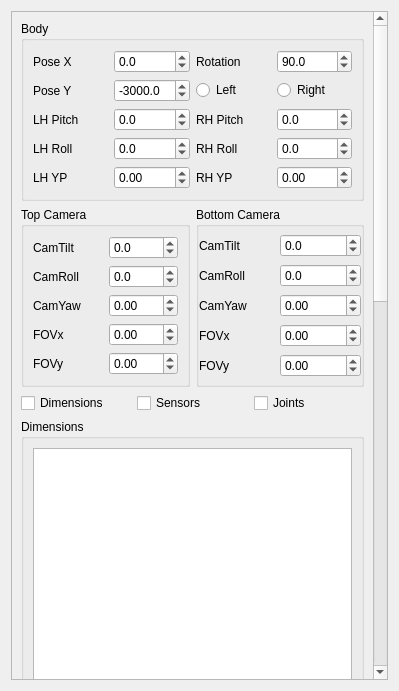
<?xml version="1.0" encoding="UTF-8"?>
<ui version="4.0">
 <class>UTExtrinsicCalibrationWidget</class>
 <widget class="QWidget" name="UTExtrinsicCalibrationWidget">
  <property name="geometry">
   <rect>
    <x>0</x>
    <y>0</y>
    <width>399</width>
    <height>691</height>
   </rect>
  </property>
  <property name="windowTitle">
   <string>ExtrinsicCalibrationWidget</string>
  </property>
  <layout class="QGridLayout" name="gridLayout_5">
   <item row="0" column="0">
    <widget class="QScrollArea" name="scrollArea">
     <property name="horizontalScrollBarPolicy">
      <enum>Qt::ScrollBarAlwaysOff</enum>
     </property>
     <property name="widgetResizable">
      <bool>true</bool>
     </property>
     <widget class="QWidget" name="scrollAreaWidgetContents">
      <property name="geometry">
       <rect>
        <x>0</x>
        <y>-937</y>
        <width>363</width>
        <height>1608</height>
       </rect>
      </property>
      <layout class="QGridLayout" name="gridLayout_6">
       <item row="7" column="0" colspan="2">
        <widget class="QGroupBox" name="jointBox">
         <property name="minimumSize">
          <size>
           <width>0</width>
           <height>300</height>
          </size>
         </property>
         <property name="title">
          <string>Joints</string>
         </property>
         <layout class="QGridLayout" name="gridLayout_9">
          <item row="0" column="0">
           <widget class="QListWidget" name="jointList"/>
          </item>
         </layout>
        </widget>
       </item>
       <item row="0" column="0" colspan="2">
        <widget class="QGroupBox" name="groupBox_2">
         <property name="title">
          <string>Body</string>
         </property>
         <property name="border" stdset="0">
          <string>1px solid #000</string>
         </property>
         <layout class="QGridLayout" name="gridLayout_3">
          <item row="0" column="3">
           <widget class="QDoubleSpinBox" name="poseTheta">
            <property name="decimals">
             <number>1</number>
            </property>
            <property name="minimum">
             <double>-180.000000000000000</double>
            </property>
            <property name="maximum">
             <double>180.000000000000000</double>
            </property>
            <property name="singleStep">
             <double>1.000000000000000</double>
            </property>
            <property name="value">
             <double>90.000000000000000</double>
            </property>
           </widget>
          </item>
          <item row="0" column="2">
           <widget class="QLabel" name="label_5">
            <property name="text">
             <string>Rotation</string>
            </property>
           </widget>
          </item>
          <item row="1" column="1">
           <widget class="QDoubleSpinBox" name="poseY">
            <property name="decimals">
             <number>1</number>
            </property>
            <property name="minimum">
             <double>-3300.000000000000000</double>
            </property>
            <property name="maximum">
             <double>3300.000000000000000</double>
            </property>
            <property name="singleStep">
             <double>10.000000000000000</double>
            </property>
            <property name="value">
             <double>-3000.000000000000000</double>
            </property>
           </widget>
          </item>
          <item row="0" column="1">
           <widget class="QDoubleSpinBox" name="poseX">
            <property name="decimals">
             <number>1</number>
            </property>
            <property name="minimum">
             <double>-5000.000000000000000</double>
            </property>
            <property name="maximum">
             <double>5000.000000000000000</double>
            </property>
            <property name="singleStep">
             <double>10.000000000000000</double>
            </property>
            <property name="value">
             <double>0.000000000000000</double>
            </property>
           </widget>
          </item>
          <item row="0" column="0">
           <widget class="QLabel" name="label">
            <property name="text">
             <string>Pose X</string>
            </property>
           </widget>
          </item>
          <item row="1" column="3">
           <widget class="QRadioButton" name="rdoRight">
            <property name="text">
             <string>Right</string>
            </property>
           </widget>
          </item>
          <item row="1" column="2">
           <widget class="QRadioButton" name="rdoLeft">
            <property name="text">
             <string>Left</string>
            </property>
            <property name="checked">
             <bool>false</bool>
            </property>
           </widget>
          </item>
          <item row="1" column="0">
           <widget class="QLabel" name="label_2">
            <property name="text">
             <string>Pose Y</string>
            </property>
           </widget>
          </item>
          <item row="3" column="0">
           <widget class="QLabel" name="label_8">
            <property name="text">
             <string>LH Pitch</string>
            </property>
           </widget>
          </item>
          <item row="4" column="0">
           <widget class="QLabel" name="label_9">
            <property name="text">
             <string>LH Roll</string>
            </property>
           </widget>
          </item>
          <item row="7" column="0">
           <widget class="QLabel" name="label_10">
            <property name="text">
             <string>LH YP</string>
            </property>
           </widget>
          </item>
          <item row="7" column="1">
           <widget class="QDoubleSpinBox" name="lhYP">
            <property name="minimum">
             <double>-100.000000000000000</double>
            </property>
            <property name="maximum">
             <double>100.000000000000000</double>
            </property>
            <property name="singleStep">
             <double>0.100000000000000</double>
            </property>
           </widget>
          </item>
          <item row="4" column="1">
           <widget class="QDoubleSpinBox" name="lhRoll">
            <property name="decimals">
             <number>1</number>
            </property>
            <property name="minimum">
             <double>-100.000000000000000</double>
            </property>
            <property name="maximum">
             <double>100.000000000000000</double>
            </property>
            <property name="singleStep">
             <double>0.100000000000000</double>
            </property>
           </widget>
          </item>
          <item row="3" column="1">
           <widget class="QDoubleSpinBox" name="lhPitch">
            <property name="decimals">
             <number>1</number>
            </property>
            <property name="minimum">
             <double>-100.000000000000000</double>
            </property>
            <property name="maximum">
             <double>100.000000000000000</double>
            </property>
            <property name="singleStep">
             <double>0.100000000000000</double>
            </property>
           </widget>
          </item>
          <item row="7" column="3">
           <widget class="QDoubleSpinBox" name="rhYP">
            <property name="minimum">
             <double>-100.000000000000000</double>
            </property>
            <property name="maximum">
             <double>100.000000000000000</double>
            </property>
            <property name="singleStep">
             <double>0.100000000000000</double>
            </property>
           </widget>
          </item>
          <item row="3" column="3">
           <widget class="QDoubleSpinBox" name="rhPitch">
            <property name="decimals">
             <number>1</number>
            </property>
            <property name="minimum">
             <double>-100.000000000000000</double>
            </property>
            <property name="maximum">
             <double>100.000000000000000</double>
            </property>
            <property name="singleStep">
             <double>0.100000000000000</double>
            </property>
           </widget>
          </item>
          <item row="7" column="2">
           <widget class="QLabel" name="label_11">
            <property name="text">
             <string>RH YP</string>
            </property>
           </widget>
          </item>
          <item row="4" column="3">
           <widget class="QDoubleSpinBox" name="rhRoll">
            <property name="decimals">
             <number>1</number>
            </property>
            <property name="minimum">
             <double>-100.000000000000000</double>
            </property>
            <property name="maximum">
             <double>100.000000000000000</double>
            </property>
            <property name="singleStep">
             <double>0.100000000000000</double>
            </property>
           </widget>
          </item>
          <item row="4" column="2">
           <widget class="QLabel" name="label_7">
            <property name="text">
             <string>RH Roll</string>
            </property>
           </widget>
          </item>
          <item row="3" column="2">
           <widget class="QLabel" name="label_6">
            <property name="text">
             <string>RH Pitch</string>
            </property>
           </widget>
          </item>
         </layout>
        </widget>
       </item>
       <item row="9" column="0" colspan="2">
        <layout class="QGridLayout" name="gridLayout_7" rowstretch="0,0,1,0,0,0,0,0,0,0,0,0,0">
         <property name="horizontalSpacing">
          <number>40</number>
         </property>
         <property name="verticalSpacing">
          <number>0</number>
         </property>
         <item row="10" column="1">
          <widget class="QPushButton" name="getButton">
           <property name="maximumSize">
            <size>
             <width>125</width>
             <height>25</height>
            </size>
           </property>
           <property name="text">
            <string>Reload</string>
           </property>
          </widget>
         </item>
         <item row="8" column="1">
          <widget class="QPushButton" name="clearButton">
           <property name="maximumSize">
            <size>
             <width>125</width>
             <height>25</height>
            </size>
           </property>
           <property name="text">
            <string>Clear</string>
           </property>
          </widget>
         </item>
         <item row="10" column="2">
          <widget class="QPushButton" name="saveAsButton">
           <property name="maximumSize">
            <size>
             <width>125</width>
             <height>25</height>
            </size>
           </property>
           <property name="text">
            <string>Save As...</string>
           </property>
          </widget>
         </item>
         <item row="12" column="2">
          <widget class="QPushButton" name="resetButton">
           <property name="maximumSize">
            <size>
             <width>125</width>
             <height>25</height>
            </size>
           </property>
           <property name="text">
            <string>Reset</string>
           </property>
          </widget>
         </item>
         <item row="7" column="1">
          <widget class="QPushButton" name="optimizeButton">
           <property name="sizePolicy">
            <sizepolicy hsizetype="Minimum" vsizetype="Fixed">
             <horstretch>1</horstretch>
             <verstretch>0</verstretch>
            </sizepolicy>
           </property>
           <property name="maximumSize">
            <size>
             <width>125</width>
             <height>16777215</height>
            </size>
           </property>
           <property name="text">
            <string>Optimize</string>
           </property>
          </widget>
         </item>
         <item row="12" column="1">
          <widget class="QPushButton" name="loadButton">
           <property name="maximumSize">
            <size>
             <width>125</width>
             <height>25</height>
            </size>
           </property>
           <property name="text">
            <string>Load</string>
           </property>
          </widget>
         </item>
         <item row="4" column="2">
          <layout class="QHBoxLayout" name="horizontalLayout">
           <item>
            <widget class="QLabel" name="label_3">
             <property name="font">
              <font>
               <weight>75</weight>
               <bold>true</bold>
              </font>
             </property>
             <property name="text">
              <string>Error:</string>
             </property>
             <property name="margin">
              <number>0</number>
             </property>
            </widget>
           </item>
           <item>
            <widget class="QDoubleSpinBox" name="error">
             <property name="decimals">
              <number>2</number>
             </property>
            </widget>
           </item>
          </layout>
         </item>
         <item row="4" column="1">
          <layout class="QHBoxLayout" name="horizontalLayout_2">
           <item>
            <widget class="QLabel" name="label_4">
             <property name="font">
              <font>
               <weight>75</weight>
               <bold>true</bold>
              </font>
             </property>
             <property name="text">
              <string>Iters:</string>
             </property>
             <property name="margin">
              <number>2</number>
             </property>
            </widget>
           </item>
           <item>
            <widget class="QSpinBox" name="iterations">
             <property name="maximum">
              <number>10000</number>
             </property>
             <property name="value">
              <number>100</number>
             </property>
            </widget>
           </item>
          </layout>
         </item>
         <item row="8" column="2">
          <widget class="QPushButton" name="saveButton">
           <property name="maximumSize">
            <size>
             <width>125</width>
             <height>25</height>
            </size>
           </property>
           <property name="text">
            <string>Save</string>
           </property>
          </widget>
         </item>
         <item row="7" column="2">
          <widget class="QPushButton" name="updateButton">
           <property name="maximumSize">
            <size>
             <width>125</width>
             <height>25</height>
            </size>
           </property>
           <property name="text">
            <string>Update Robot</string>
           </property>
          </widget>
         </item>
        </layout>
       </item>
       <item row="8" column="0" colspan="2">
        <widget class="QGroupBox" name="groupBox_3">
         <property name="title">
          <string>Samples</string>
         </property>
         <layout class="QGridLayout" name="gridLayout_4">
          <property name="leftMargin">
           <number>0</number>
          </property>
          <property name="topMargin">
           <number>5</number>
          </property>
          <property name="rightMargin">
           <number>8</number>
          </property>
          <property name="bottomMargin">
           <number>0</number>
          </property>
          <property name="spacing">
           <number>0</number>
          </property>
          <item row="1" column="0">
           <widget class="QListWidget" name="samplesList"/>
          </item>
         </layout>
        </widget>
       </item>
       <item row="1" column="1">
        <widget class="QGroupBox" name="groupBox">
         <property name="title">
          <string>Bottom Camera</string>
         </property>
         <property name="border" stdset="0">
          <string>1px solid #000</string>
         </property>
         <layout class="QGridLayout" name="gridLayout_2">
          <property name="margin">
           <number>0</number>
          </property>
          <property name="spacing">
           <number>0</number>
          </property>
          <item row="2" column="1">
           <widget class="QDoubleSpinBox" name="bottomYaw">
            <property name="minimum">
             <double>-30.000000000000000</double>
            </property>
            <property name="maximum">
             <double>30.000000000000000</double>
            </property>
            <property name="singleStep">
             <double>0.100000000000000</double>
            </property>
           </widget>
          </item>
          <item row="3" column="0">
           <widget class="QLabel" name="label_15">
            <property name="text">
             <string>FOVx</string>
            </property>
           </widget>
          </item>
          <item row="2" column="0">
           <widget class="QLabel" name="label_17">
            <property name="text">
             <string>CamYaw</string>
            </property>
           </widget>
          </item>
          <item row="0" column="1">
           <widget class="QDoubleSpinBox" name="bottomTilt">
            <property name="decimals">
             <number>1</number>
            </property>
            <property name="minimum">
             <double>-10.000000000000000</double>
            </property>
            <property name="maximum">
             <double>10.000000000000000</double>
            </property>
            <property name="singleStep">
             <double>0.100000000000000</double>
            </property>
            <property name="value">
             <double>0.000000000000000</double>
            </property>
           </widget>
          </item>
          <item row="0" column="0">
           <widget class="QLabel" name="botCamTiltLabel">
            <property name="text">
             <string>CamTilt</string>
            </property>
           </widget>
          </item>
          <item row="3" column="1">
           <widget class="QDoubleSpinBox" name="bottomFOVx">
            <property name="minimum">
             <double>-10.000000000000000</double>
            </property>
            <property name="maximum">
             <double>10.000000000000000</double>
            </property>
            <property name="singleStep">
             <double>0.100000000000000</double>
            </property>
            <property name="value">
             <double>0.000000000000000</double>
            </property>
           </widget>
          </item>
          <item row="4" column="0">
           <widget class="QLabel" name="label_16">
            <property name="text">
             <string>FOVy</string>
            </property>
           </widget>
          </item>
          <item row="4" column="1">
           <widget class="QDoubleSpinBox" name="bottomFOVy">
            <property name="minimum">
             <double>-10.000000000000000</double>
            </property>
            <property name="maximum">
             <double>10.000000000000000</double>
            </property>
            <property name="singleStep">
             <double>0.100000000000000</double>
            </property>
            <property name="value">
             <double>0.000000000000000</double>
            </property>
           </widget>
          </item>
          <item row="1" column="0">
           <widget class="QLabel" name="botCamRollLabel">
            <property name="text">
             <string>CamRoll</string>
            </property>
           </widget>
          </item>
          <item row="1" column="1">
           <widget class="QDoubleSpinBox" name="bottomRoll">
            <property name="decimals">
             <number>1</number>
            </property>
            <property name="minimum">
             <double>-90.000000000000000</double>
            </property>
            <property name="maximum">
             <double>90.000000000000000</double>
            </property>
            <property name="singleStep">
             <double>0.100000000000000</double>
            </property>
            <property name="value">
             <double>0.000000000000000</double>
            </property>
           </widget>
          </item>
         </layout>
        </widget>
       </item>
       <item row="1" column="0">
        <widget class="QGroupBox" name="groupBox_6">
         <property name="title">
          <string>Top Camera</string>
         </property>
         <layout class="QGridLayout" name="gridLayout">
          <item row="0" column="0">
           <widget class="QLabel" name="topCamTiltLabel">
            <property name="text">
             <string>CamTilt</string>
            </property>
           </widget>
          </item>
          <item row="0" column="1">
           <widget class="QDoubleSpinBox" name="topTilt">
            <property name="decimals">
             <number>1</number>
            </property>
            <property name="minimum">
             <double>-90.000000000000000</double>
            </property>
            <property name="maximum">
             <double>90.000000000000000</double>
            </property>
            <property name="singleStep">
             <double>0.100000000000000</double>
            </property>
            <property name="value">
             <double>0.000000000000000</double>
            </property>
           </widget>
          </item>
          <item row="1" column="0">
           <widget class="QLabel" name="topCamRollLabel">
            <property name="text">
             <string>CamRoll</string>
            </property>
           </widget>
          </item>
          <item row="1" column="1">
           <widget class="QDoubleSpinBox" name="topRoll">
            <property name="decimals">
             <number>1</number>
            </property>
            <property name="minimum">
             <double>-90.000000000000000</double>
            </property>
            <property name="maximum">
             <double>90.000000000000000</double>
            </property>
            <property name="singleStep">
             <double>0.100000000000000</double>
            </property>
            <property name="value">
             <double>0.000000000000000</double>
            </property>
           </widget>
          </item>
          <item row="2" column="0">
           <widget class="QLabel" name="label_12">
            <property name="text">
             <string>CamYaw</string>
            </property>
           </widget>
          </item>
          <item row="2" column="1">
           <widget class="QDoubleSpinBox" name="topYaw">
            <property name="minimum">
             <double>-30.000000000000000</double>
            </property>
            <property name="maximum">
             <double>30.000000000000000</double>
            </property>
            <property name="singleStep">
             <double>0.100000000000000</double>
            </property>
           </widget>
          </item>
          <item row="3" column="0">
           <widget class="QLabel" name="label_13">
            <property name="text">
             <string>FOVx</string>
            </property>
           </widget>
          </item>
          <item row="3" column="1">
           <widget class="QDoubleSpinBox" name="topFOVx">
            <property name="minimum">
             <double>-10.000000000000000</double>
            </property>
            <property name="maximum">
             <double>10.000000000000000</double>
            </property>
            <property name="singleStep">
             <double>0.100000000000000</double>
            </property>
            <property name="value">
             <double>0.000000000000000</double>
            </property>
           </widget>
          </item>
          <item row="4" column="0">
           <widget class="QLabel" name="label_14">
            <property name="text">
             <string>FOVy</string>
            </property>
           </widget>
          </item>
          <item row="4" column="1">
           <widget class="QDoubleSpinBox" name="topFOVy">
            <property name="minimum">
             <double>-10.000000000000000</double>
            </property>
            <property name="maximum">
             <double>10.000000000000000</double>
            </property>
            <property name="singleStep">
             <double>0.100000000000000</double>
            </property>
            <property name="value">
             <double>0.000000000000000</double>
            </property>
           </widget>
          </item>
         </layout>
        </widget>
       </item>
       <item row="5" column="0" colspan="2">
        <widget class="QGroupBox" name="dimensionBox">
         <property name="minimumSize">
          <size>
           <width>0</width>
           <height>300</height>
          </size>
         </property>
         <property name="title">
          <string>Dimensions</string>
         </property>
         <layout class="QGridLayout" name="gridLayout_10">
          <item row="0" column="0">
           <widget class="QListWidget" name="dimensionList"/>
          </item>
         </layout>
        </widget>
       </item>
       <item row="6" column="0" colspan="2">
        <widget class="QGroupBox" name="sensorBox">
         <property name="minimumSize">
          <size>
           <width>0</width>
           <height>300</height>
          </size>
         </property>
         <property name="title">
          <string>Sensors</string>
         </property>
         <layout class="QGridLayout" name="gridLayout_8">
          <item row="0" column="0">
           <widget class="QListWidget" name="sensorList"/>
          </item>
         </layout>
        </widget>
       </item>
       <item row="2" column="0" colspan="2">
        <layout class="QHBoxLayout" name="horizontalLayout_4">
         <property name="topMargin">
          <number>0</number>
         </property>
         <item>
          <widget class="QCheckBox" name="dimensionCheck">
           <property name="text">
            <string>Dimensions</string>
           </property>
          </widget>
         </item>
         <item>
          <widget class="QCheckBox" name="sensorCheck">
           <property name="text">
            <string>Sensors</string>
           </property>
          </widget>
         </item>
         <item>
          <widget class="QCheckBox" name="jointCheck">
           <property name="text">
            <string>Joints</string>
           </property>
          </widget>
         </item>
        </layout>
       </item>
      </layout>
     </widget>
    </widget>
   </item>
  </layout>
 </widget>
 <tabstops>
  <tabstop>poseX</tabstop>
  <tabstop>poseTheta</tabstop>
  <tabstop>poseY</tabstop>
  <tabstop>rdoLeft</tabstop>
  <tabstop>rdoRight</tabstop>
  <tabstop>lhPitch</tabstop>
  <tabstop>lhRoll</tabstop>
  <tabstop>lhYP</tabstop>
  <tabstop>rhPitch</tabstop>
  <tabstop>rhRoll</tabstop>
  <tabstop>rhYP</tabstop>
  <tabstop>topTilt</tabstop>
  <tabstop>topRoll</tabstop>
  <tabstop>topYaw</tabstop>
  <tabstop>topFOVx</tabstop>
  <tabstop>topFOVy</tabstop>
  <tabstop>bottomTilt</tabstop>
  <tabstop>bottomRoll</tabstop>
  <tabstop>bottomYaw</tabstop>
  <tabstop>bottomFOVx</tabstop>
  <tabstop>bottomFOVy</tabstop>
  <tabstop>dimensionCheck</tabstop>
  <tabstop>sensorCheck</tabstop>
  <tabstop>jointCheck</tabstop>
  <tabstop>dimensionList</tabstop>
  <tabstop>sensorList</tabstop>
  <tabstop>jointList</tabstop>
  <tabstop>samplesList</tabstop>
  <tabstop>iterations</tabstop>
  <tabstop>error</tabstop>
  <tabstop>optimizeButton</tabstop>
  <tabstop>updateButton</tabstop>
  <tabstop>clearButton</tabstop>
  <tabstop>saveButton</tabstop>
  <tabstop>getButton</tabstop>
  <tabstop>saveAsButton</tabstop>
  <tabstop>loadButton</tabstop>
  <tabstop>resetButton</tabstop>
  <tabstop>scrollArea</tabstop>
 </tabstops>
 <resources/>
 <connections/>
</ui>
